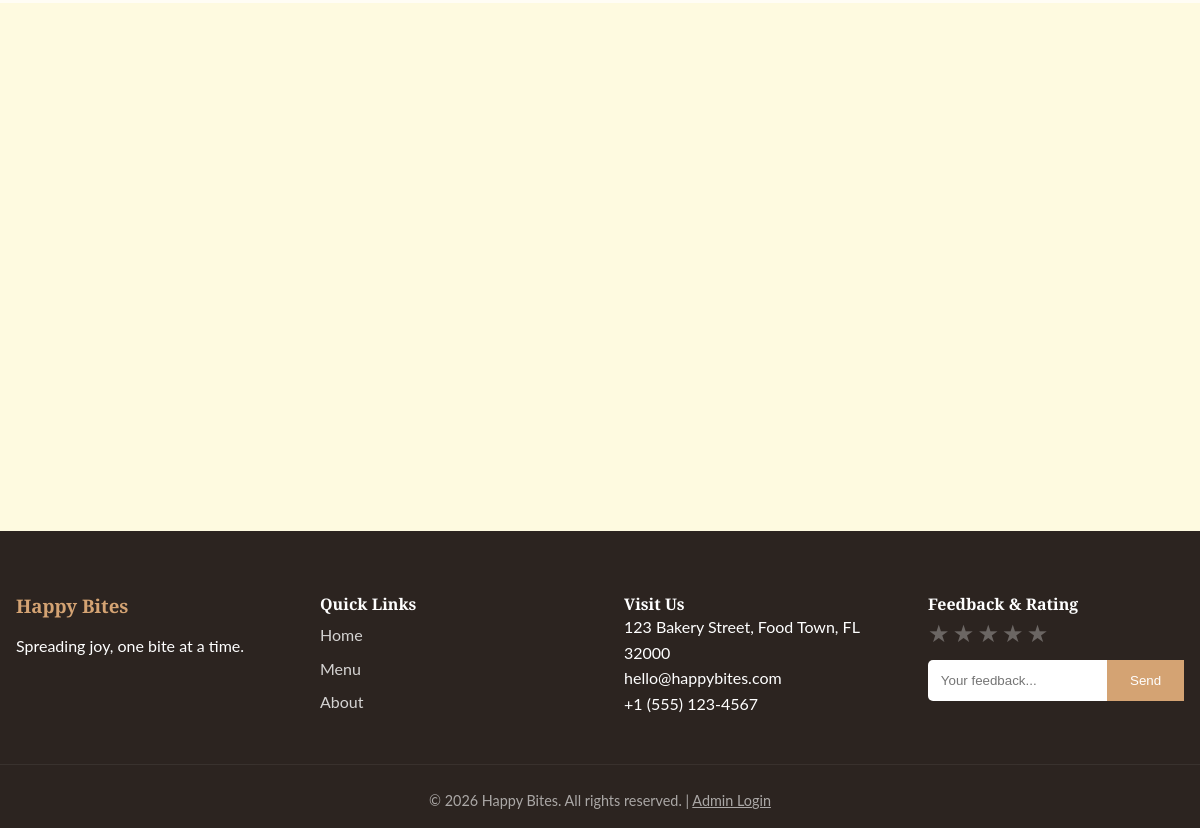
Before: / (lower part) with the older database file.
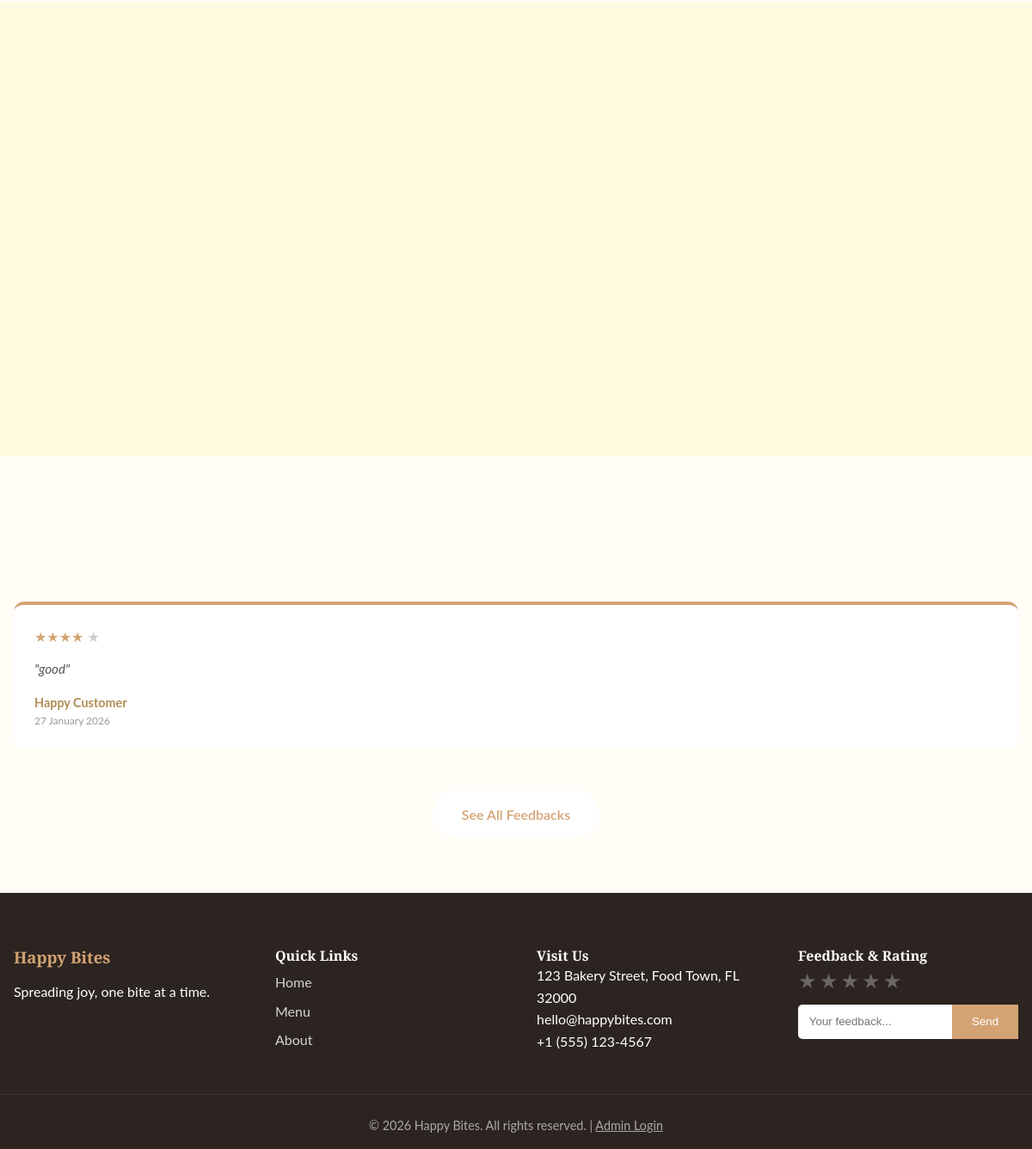
After: the same page with the newer database file.
### app1.py (models this page shows)
class Feedback(db.Model):
    id = db.Column(db.Integer, primary_key=True)
    rating = db.Column(db.Integer, nullable=False)
    message = db.Column(db.Text, nullable=True)
    timestamp = db.Column(db.DateTime, default=datetime.utcnow)

### app1.py (the view)
@app.route('/')
def home():
    featured_products = Product.query.limit(4).all()
    recent_feedbacks = Feedback.query.order_by(Feedback.timestamp.desc()).limit(5).all()
    return render_template('index.html', products=featured_products, testimonials=recent_feedbacks)

### app1.py (called while the page is built)
@app.context_processor
def inject_settings():
    settings = StoreSettings.query.first()
    if not settings:
        settings = StoreSettings()
        db.session.add(settings)
        db.session.commit()
    return dict(store_settings=settings)

### templates/index.html (shortened to what the changed rows need)
<!DOCTYPE html>
<html lang="en">
<head>
    <link rel="stylesheet" href="https://cdnjs.cloudflare.com/ajax/libs/font-awesome/6.0.0/css/all.min.css">
    <link rel="stylesheet" href="/static/style.css">
</head>
<body>
    {% if testimonials %}
    <section class="section" style="background: var(--light-bg);">
        <div class="container">
            <div class="testimonials-grid"
                style="display: grid; grid-template-columns: repeat(auto-fit, minmax(280px, 1fr)); gap: 1.5rem; margin-top: 3rem;">
                {% for t in testimonials %}
                <div class="testimonial-card"
                    style="background: white; padding: 1.5rem; border-radius: var(--radius); box-shadow: var(--shadow-soft); text-align: left; border-top: 4px solid var(--primary);">
                    <div style="color: var(--primary); font-size: 1rem; margin-bottom: 0.8rem;">
                        {% for i in range(t.rating) %}★{% endfor %}
                        {% for i in range(5 - t.rating) %}<span style="color: #ccc;">★</span>{% endfor %}
                    </div>
                    <p
                        style="font-style: italic; color: #555; margin-bottom: 1rem; line-height: 1.5; font-size: 0.95rem;">
                        "{{ t.message }}"</p>
                    <div style="font-weight: 700; color: var(--primary-dark); font-size: 0.9rem;">Happy Customer</div>
                    <div style="font-size: 0.75rem; color: #999;">{{ t.timestamp.strftime('%d %B %Y') }}</div>
                </div>
                {% endfor %}
            </div>
        </div>
        <div style="text-align: center; margin-top: 3rem;">
            <a href="/feedbacks" class="btn btn-secondary">See All Feedbacks</a>
        </div>
    </section>
    {% endif %}
</body>
</html>

Changed rows visible on the page:
added Feedback: rating 4 (drawn), message "good", timestamp "27 January 2026"
Other visible differences:
text now shown: "See All Feedbacks"
